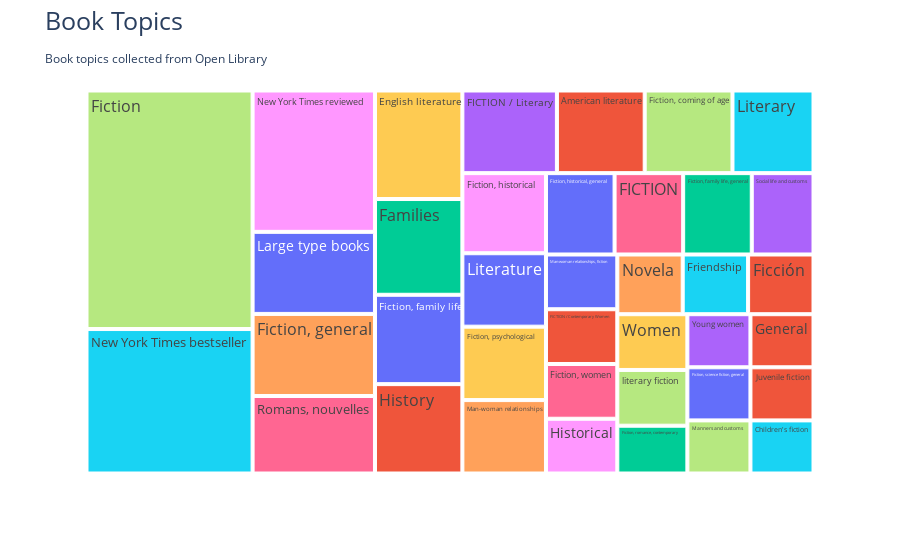

This figure's notebook cell:
### Code cell
fig = tree_topics(my_read_topics)
fig.show()

### Figure 1 — Plotly figure (JSON) as saved in the notebook; plotly's stock layout.template omitted (floating-point values rounded to 4 significant figures)
{"data": [{"branchvalues": "total", "customdata": [["rgb(204,235,197)"], ["rgb(190,186,218)"], ["rgb(179,222,105)"], ["rgb(190,186,218)"], ["rgb(204,235,197)"], ["rgb(128,177,211)"], ["rgb(188,128,189)"], ["rgb(141,211,199)"], ["rgb(252,205,229)"], ["rgb(179,222,105)"], ["rgb(255,255,179)"], ["rgb(252,205,229)"], ["rgb(255,237,111)"], ["rgb(217,217,217)"], ["rgb(204,235,197)"], ["rgb(253,180,98)"], ["rgb(253,180,98)"], ["rgb(128,177,211)"], ["rgb(251,128,114)"], ["rgb(255,255,179)"], ["rgb(251,128,114)"], ["rgb(188,128,189)"], ["rgb(252,205,229)"], ["rgb(217,217,217)"], ["rgb(188,128,189)"], ["rgb(141,211,199)"], ["rgb(251,128,114)"], ["rgb(255,237,111)"], ["rgb(128,177,211)"], ["rgb(253,180,98)"], ["rgb(255,255,179)"], ["rgb(217,217,217)"], ["rgb(190,186,218)"], ["rgb(179,222,105)"], ["rgb(141,211,199)"], ["rgb(255,237,111)"], ["rgb(141,211,199)"], ["rgb(255,255,179)"]], "domain": {"x": [0, 1], "y": [0, 1]}, "hovertemplate": "<b>%{label}</b><br>Count: %{value}<extra></extra>", "hovertext": ["Man-woman relationships, fiction", "FICTION / Contemporary Women", "Fiction, romance, contemporary", "American literature", "Large type books", "Young women", "Fiction, general", "New York Times bestseller", "Fiction, women", "Families", "Fiction, coming of age", "Romans, nouvelles", "Historical", "English literature", "Literature", "Fiction, historical, general", "Fiction, family life", "Social life and customs", "History", "Fiction", "General", "Novela", "FICTION", "Fiction, psychological", "Man-woman relationships", "Friendship", "Ficción", "New York Times reviewed", "FICTION / Literary", "Fiction, science fiction, general", "Manners and customs", "Women", "Juvenile fiction", "Fiction, family life, general", "Literary", "Fiction, historical", "Children's fiction", "literary fiction"], "ids": ["Man-woman relationships, fiction", "FICTION / Contemporary Women", "Fiction, romance, contemporary", "American literature", "Large type books", "Young women", "Fiction, general", "New York Times bestseller", "Fiction, women", "Families", "Fiction, coming of age", "Romans, nouvelles", "Historical", "English literature", "Literature", "Fiction, historical, general", "Fiction, family life", "Social life and customs", "History", "Fiction", "General", "Novela", "FICTION", "Fiction, psychological", "Man-woman relationships", "Friendship", "Ficción", "New York Times reviewed", "FICTION / Literary", "Fiction, science fiction, general", "Manners and customs", "Women", "Juvenile fiction", "Fiction, family life, general", "Literary", "Fiction, historical", "Children's fiction", "literary fiction"], "labels": ["Man-woman relationships, fiction", "FICTION / Contemporary Women", "Fiction, romance, contemporary", "American literature", "Large type books", "Young women", "Fiction, general", "New York Times bestseller", "Fiction, women", "Families", "Fiction, coming of age", "Romans, nouvelles", "Historical", "English literature", "Literature", "Fiction, historical, general", "Fiction, family life", "Social life and customs", "History", "Fiction", "General", "Novela", "FICTION", "Fiction, psychological", "Man-woman relationships", "Friendship", "Ficción", "New York Times reviewed", "FICTION / Literary", "Fiction, science fiction, general", "Manners and customs", "Women", "Juvenile fiction", "Fiction, family life, general", "Literary", "Fiction, historical", "Children's fiction", "literary fiction"], "marker": {"colors": ["#636efa", "#EF553B", "#00cc96", "#EF553B", "#636efa", "#ab63fa", "#FFA15A", "#19d3f3", "#FF6692", "#00cc96", "#B6E880", "#FF6692", "#FF97FF", "#FECB52", "#636efa", "#636efa", "#636efa", "#ab63fa", "#EF553B", "#B6E880", "#EF553B", "#FFA15A", "#FF6692", "#FECB52", "#FFA15A", "#19d3f3", "#EF553B", "#FF97FF", "#ab63fa", "#636efa", "#B6E880", "#FECB52", "#EF553B", "#00cc96", "#19d3f3", "#FF97FF", "#19d3f3", "#B6E880"]}, "name": "", "parents": ["", "", "", "", "", "", "", "", "", "", "", "", "", "", "", "", "", "", "", "", "", "", "", "", "", "", "", "", "", "", "", "", "", "", "", "", "", ""], "textfont": {"size": 16}, "type": "treemap", "values": [7, 7, 6, 13, 18, 6, 18, 43, 7, 15, 13, 17, 7, 17, 11, 10, 14, 9, 14, 71, 6, 7, 10, 11, 11, 7, 7, 31, 14, 6, 6, 7, 6, 10, 12, 12, 6, 7]}], "layout": {"font": {"size": 18}, "legend": {"tracegroupgap": 0}, "margin": {"t": 60}, "title": {"text": "Book Topics<span style=\"font-size: 12px;\"><br>Book topics collected from Open Library</span>"}}}
